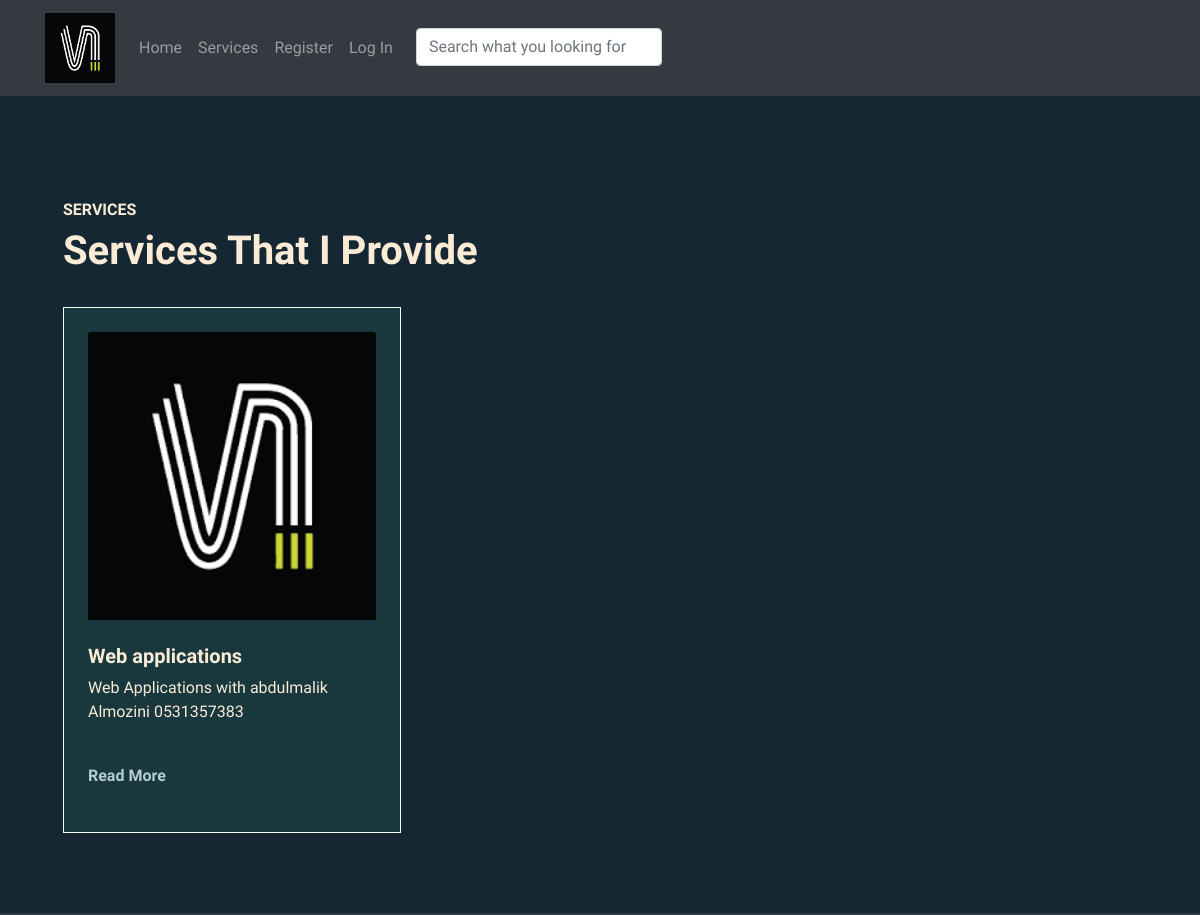
Screenshot of /Requests/service/ with the database file from the repository.
### Requests/models.py (models this page shows)
class Service(models.Model):
    title = models.CharField(max_length=2048)
    description=models.TextField()
    image = models.ImageField(upload_to="images/", default="images/default.jpg")
    created_at = models.DateTimeField(auto_now_add=True)

### Requests/views.py (the view)
# urls.py: path("service/", views.service_view, name="service_view"),
def service_view(request: HttpRequest):
     service = Service.objects.all()
     return render(request, "Requests/service.html", {"Requests" : service})

### Requests/templates/Requests/service.html (shortened to what this page needs)
{% extends 'main/base.html' %}
{% block body %}
<section id="services" class="full-height px-lg-5">
    <div class="container">
        <div class="row pb-4" data-aos="fade-up" style="border: 10px;">
            <div class="col-lg-8">
                <br>
                <h6 style="color: antiquewhite; font-weight: bolder;" class="text-brand">SERVICES</h6>
                <h1 style="color: antiquewhite;">Services That I Provide</h1>
            </div>
        </div>
        <div class="row gy-4">
        {% for service in Requests %}
            <div class="col-4" data-aos="fade-up" data-aos-delay="300" style="border: 10px;">
                <div class="service p-4 bg-base rounded-4 shadow-effect border border-light" style="height: fit-content; border: 30px;">
            <img src="{{ service.image.url }}" class="card-img-top" style="height: 40%; width: 100%;"/>
                    <h5 style="word-wrap: break-word; color: antiquewhite;" class="mt-4 mb-2">{{ service.title }}</h5>
                    <p style="word-wrap: break-word; height: 15%;color: antiquewhite;"color: antiquewhite;>{{ service.description }}</p>
                    <br>
                    <a href="{% url 'Requests:service_detail_view' service.id %}" class="link-custom">Read More</a>
                    <br>
                    <div style="padding: 10px;" >
                </div>
                </div>
            </div>
            {% endfor %}
        </div>
    </div>
</section>
{% endblock body %}

### main/static/styles/sstyle.css (style rules this page uses)
:root { --color-body: #b6cbce; --color-heading: #eef3db; --color-base: #18383d; --color-base2: #022a30; --color-brand: #5d6a36; --color-brand2: #deff58; --sidbar-width: 240px; --font-base: "Bai Jamjuree"; }
body { background-color: #152733; color: var(--color-body); font-family: var(--font-base), sans-serif; }
h1,h2,h3,h4,h5,h6 { color: var(--color-heading); font-weight: 700; }
a { text-decoration: none; color: var(--color-body); transition: all 0.4s ease; }
img { width: 100%; }
.text-brand { color: var(--color-brand); }
.bg-base { background-color: var(--color-base); }
.full-height { min-height: 100vh; height: 100%; display: flex; flex-direction: column; justify-content: center; padding-top: 80px; padding-bottom: 80px; border-bottom: 2px solid rgba(255,255,255, 0.1); }
.shadow-effect { transition: all 0.5s; }
.link-custom { font-weight: 700; position: relative; }
.link-custom::after { content: ""; width: 0%; height: 2px; background-color: var(--color-brand); position: absolute; left: 0; top: 110%; transition: all 0.4s; }

### rows the page displays
Service: image (picture), title "Web applications", description "Web Applications with abdulmalik Almozini 0531357383"
